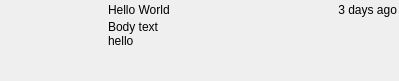
<?xml version="1.0" encoding="UTF-8"?>
<ui version="4.0">
 <class>ListItemWidget</class>
 <widget class="QWidget" name="ListItemWidget">
  <property name="geometry">
   <rect>
    <x>0</x>
    <y>0</y>
    <width>399</width>
    <height>81</height>
   </rect>
  </property>
  <property name="windowTitle">
   <string>Form</string>
  </property>
  <layout class="QHBoxLayout" name="horizontalLayout_3">
   <property name="spacing">
    <number>1</number>
   </property>
   <property name="margin">
    <number>1</number>
   </property>
   <item>
    <widget class="QFrame" name="box">
     <property name="frameShape">
      <enum>QFrame::NoFrame</enum>
     </property>
     <layout class="QHBoxLayout" name="horizontalLayout_2">
      <property name="spacing">
       <number>10</number>
      </property>
      <property name="leftMargin">
       <number>1</number>
      </property>
      <property name="topMargin">
       <number>2</number>
      </property>
      <property name="rightMargin">
       <number>1</number>
      </property>
      <property name="bottomMargin">
       <number>2</number>
      </property>
      <item>
       <widget class="QLabel" name="thumbnail">
        <property name="minimumSize">
         <size>
          <width>96</width>
          <height>75</height>
         </size>
        </property>
        <property name="maximumSize">
         <size>
          <width>96</width>
          <height>75</height>
         </size>
        </property>
        <property name="text">
         <string/>
        </property>
        <property name="pixmap">
         <pixmap resource="resources.qrc">:/tk_multi_infopanel/rect_512x400.png</pixmap>
        </property>
        <property name="scaledContents">
         <bool>true</bool>
        </property>
        <property name="alignment">
         <set>Qt::AlignCenter</set>
        </property>
       </widget>
      </item>
      <item>
       <layout class="QVBoxLayout" name="verticalLayout">
        <property name="spacing">
         <number>3</number>
        </property>
        <item>
         <layout class="QHBoxLayout" name="horizontalLayout">
          <property name="spacing">
           <number>0</number>
          </property>
          <item>
           <widget class="QLabel" name="top_left">
            <property name="sizePolicy">
             <sizepolicy hsizetype="Preferred" vsizetype="Fixed">
              <horstretch>0</horstretch>
              <verstretch>0</verstretch>
             </sizepolicy>
            </property>
            <property name="text">
             <string>Hello World</string>
            </property>
            <property name="wordWrap">
             <bool>true</bool>
            </property>
           </widget>
          </item>
          <item>
           <widget class="QLabel" name="top_right">
            <property name="sizePolicy">
             <sizepolicy hsizetype="Preferred" vsizetype="Fixed">
              <horstretch>0</horstretch>
              <verstretch>0</verstretch>
             </sizepolicy>
            </property>
            <property name="text">
             <string>3 days ago</string>
            </property>
            <property name="alignment">
             <set>Qt::AlignRight|Qt::AlignTrailing|Qt::AlignVCenter</set>
            </property>
            <property name="wordWrap">
             <bool>true</bool>
            </property>
           </widget>
          </item>
         </layout>
        </item>
        <item>
         <widget class="QLabel" name="body">
          <property name="sizePolicy">
           <sizepolicy hsizetype="Preferred" vsizetype="Expanding">
            <horstretch>0</horstretch>
            <verstretch>0</verstretch>
           </sizepolicy>
          </property>
          <property name="text">
           <string>Body text
hello</string>
          </property>
          <property name="alignment">
           <set>Qt::AlignLeading|Qt::AlignLeft|Qt::AlignTop</set>
          </property>
          <property name="wordWrap">
           <bool>true</bool>
          </property>
         </widget>
        </item>
       </layout>
      </item>
     </layout>
    </widget>
   </item>
  </layout>
 </widget>
 <resources>
  <include location="resources.qrc"/>
 </resources>
 <connections/>
</ui>
